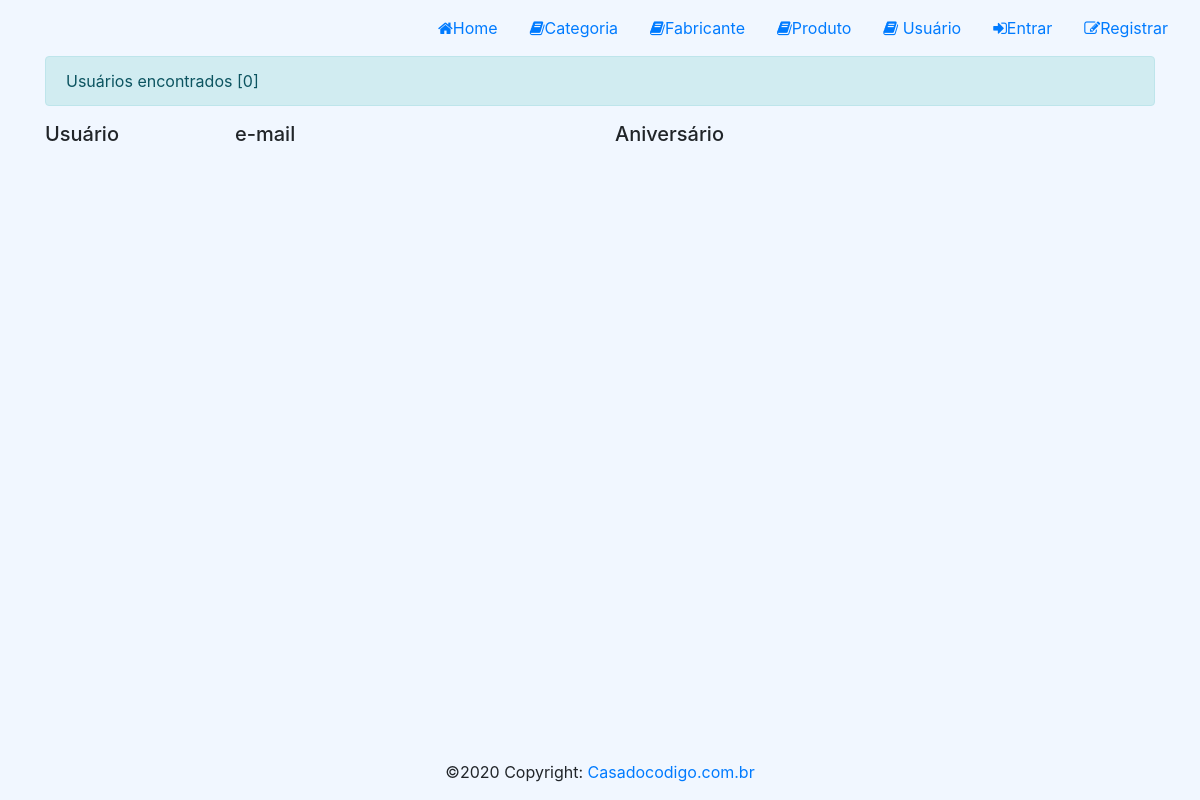
The page /usuario/ on the database as committed earlier.
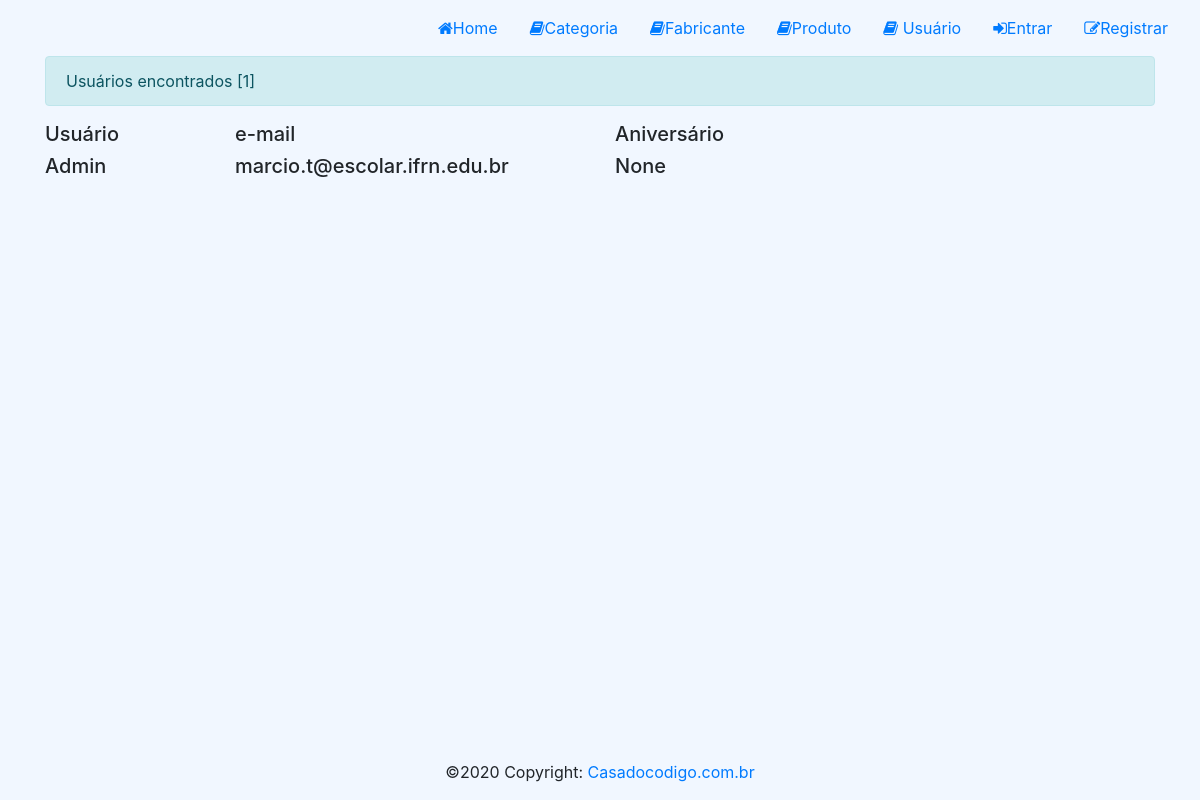
The same page on the database as committed later.
### loja/models/Usuario.py (models this page shows, shortened)
class Usuario(models.Model):
    user = models.OneToOneField(User, on_delete=models.CASCADE)
    perfil = models.IntegerField(choices=None, default=2)
    aniversario = models.DateField(default=None, null=True, blank=True)
    criado_em = models.DateTimeField(auto_now_add=True)
    alterado_em = models.DateTimeField(auto_now=True)
    token = models.CharField(max_length=255, null=True, blank=True)

### loja/views/UsuarioView.py (the view)
def list_usuario_view(request, id=None):
    usuarios = Usuario.objects.filter(perfil=2)
    context = {
    'usuarios': usuarios
    }
    return render(request, template_name='usuario/usuario.html', context=context, status=200)

### loja/Templates/usuario/usuario.html (shortened to what this page needs)
{% extends "base.html" %}
{% load static %}
{% block styles %}
    <link rel="stylesheet" href="{% static 'css/home.css' %}">
{% endblock %}
{% block content %}
<div id="content">
    <div class="container">
        <div class="alert alert-info">
            Usuários encontrados [{{ usuarios | length }}]
        </div>
        <div class="row">
            <h5 class="col-md-2">Usuário</h5>
            <h5 class="col-md-4">e-mail</h5>
            <h5 class="col-md-3">Aniversário</h5>
        </div>
        {% for usuario in usuarios %}
        <div class="row">
            <h5 class="col-md-2">{{usuario.user.username}}</h5>
            <h5 class="col-md-4">{{usuario.user.email}}</h5>
            <h5 class="col-md-3">{{usuario.aniversario}}</h5>
        </div>
        {% endfor %}
    </div>
</div>
{% endblock %}

Rows that differ between the two databases and show on the page:
added Usuario: user.username "Admin", user.email "marcio.t@escolar.ifrn.edu.br", aniversario "None"
Other text that changed with them:
{{ usuarios | length }}: "0" → "1"
